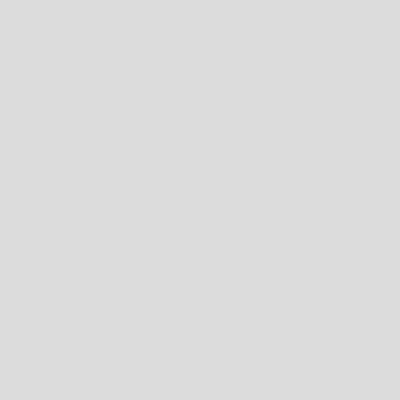
Frame 1 (no input)
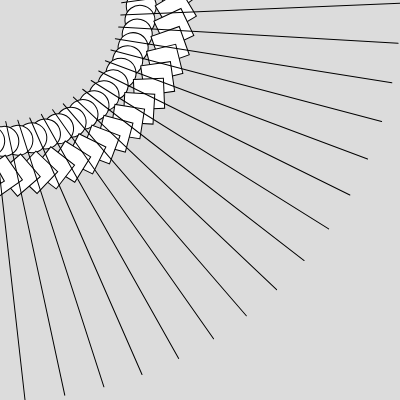
Frame 60 (no input)
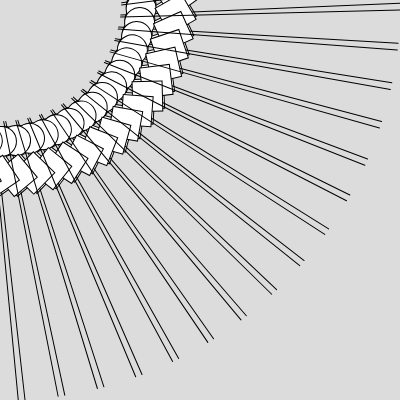
Frame 120 (the mouse pressed at the canvas centre since frame 60)

The p5.js sketch that drew these frames (run headless with seeded random() and noise() and a simulated clock; from frame 60 on, the mouse is pressed at the canvas centre):

// p5.js sketch
// ── sketch.js
function setup() {
  createCanvas(400, 400);
  background(220);
}

function draw() {
  rotate(PI +frameCount/10);
  line(120,20,400,20)
  ellipse(100,100,30,30)
  rect(130,85,30,30)
}
